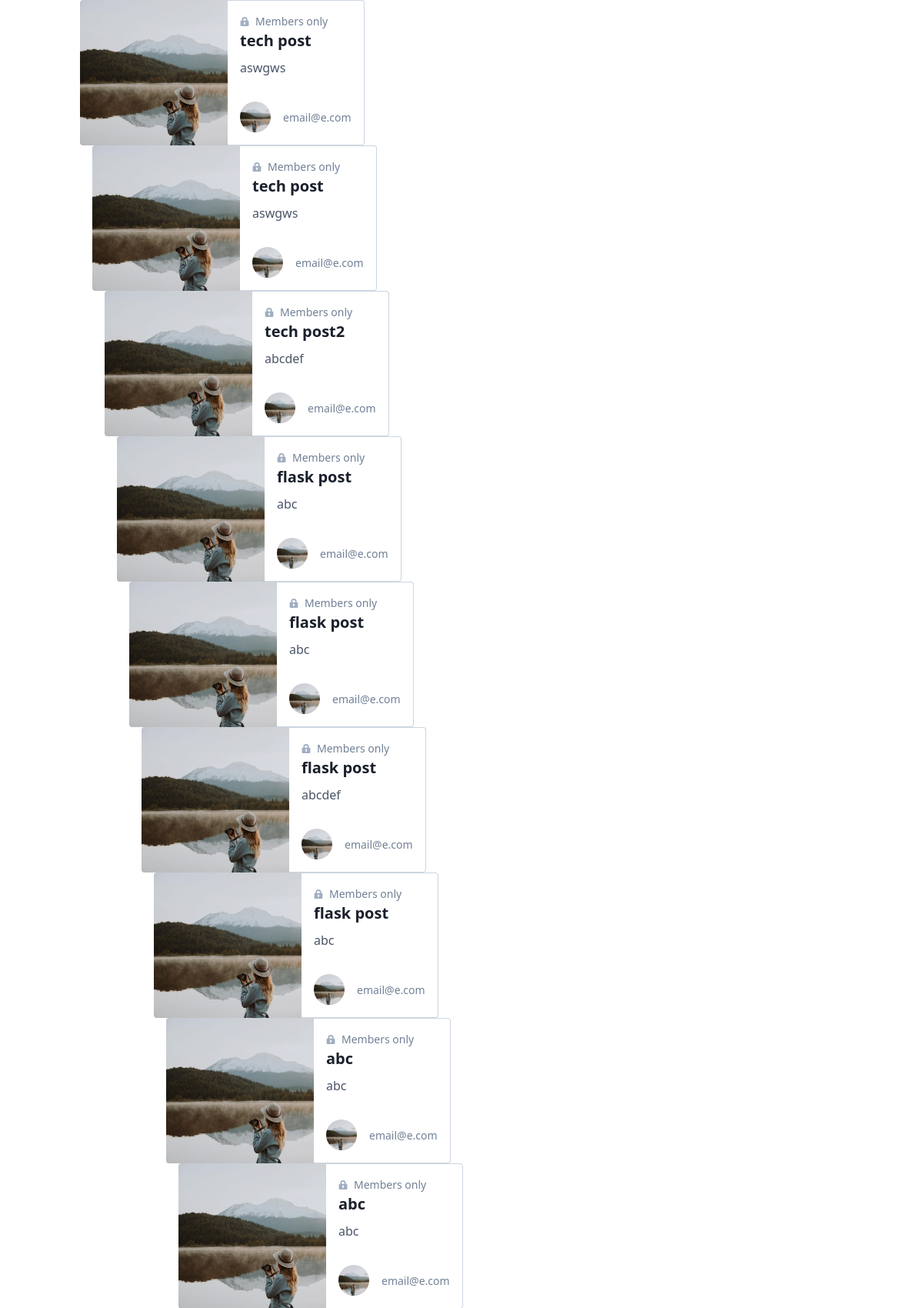
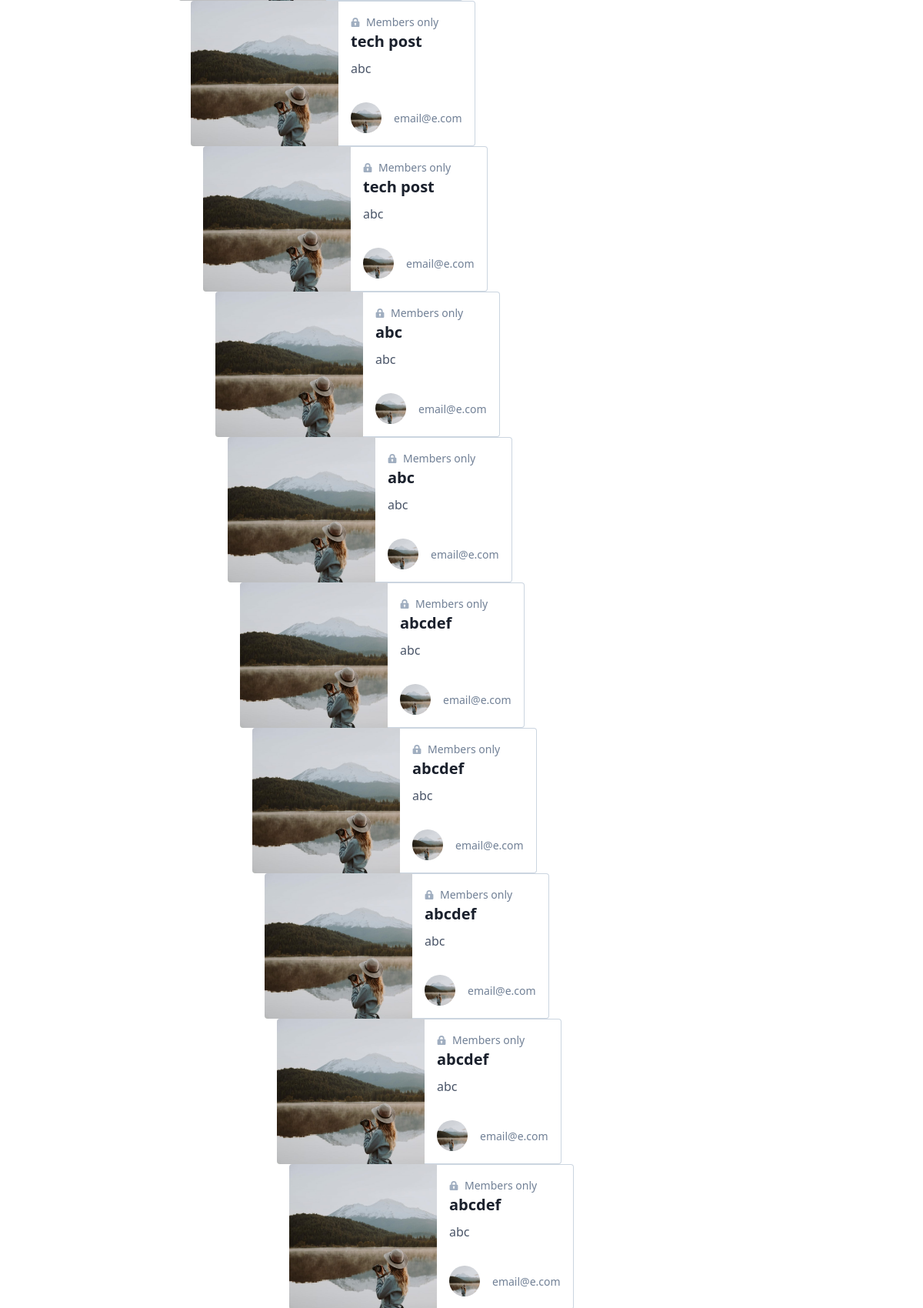
Screenshot of /home (signed in, upper part) with the database file from the repository (2 pictures, top to bottom).
### diaryapp/models.py (models this page shows, shortened)
class Post(db.Model):
	id = db.Column(db.Integer, primary_key = True)
	title = db.Column(db.String(100))
	date_posted = db.Column(db.DateTime, nullable = False, default = datetime.utcnow)
	text_content = db.Column(db.Text, nullable = False)
	user_id = db.Column(db.Integer, db.ForeignKey('user.id'), nullable = False)

class User(db.Model, UserMixin):
	id = db.Column(db.Integer, primary_key = True)
	username = db.Column(db.String(25), unique = True, nullable = False)
	email = db.Column(db.String(100), unique = True, nullable = False)
	image_file = db.Column(db.String(25), default = 'default.jpg', nullable = False)
	password = db.Column(db.String(60), nullable = False)
	posts = db.relationship('Post', backref='author', lazy=True)
	def __repr__(self):
		return self.username

### diaryapp/routes.py (the view)
@app.route('/')
@app.route('/home')
def home():
	image_file = url_for('static', filename='profile/' + current_user.image_file)
	return render_template('home.html', posts = Post.query.all(), image_file = image_file)

### diaryapp/models.py (called while the page is built)
@login_manager.user_loader
def load_user(user_id):
	return User.query.get(int(user_id))

### diaryapp/templates/home.html (shortened to what this page needs)
{% extends "layout.html" %}
{% block content %}
{% for post in posts %}
<div class="container mx-auto px-4">
<div class="max-w-sm w-full lg:max-w-full lg:flex">
  <div class="h-48 lg:h-auto lg:w-48 flex-none bg-cover rounded-t lg:rounded-t-none lg:rounded-l text-center overflow-hidden" style="background-image: url('{{image_file}}')" title="Woman holding a mug">
  </div>
  <div class="border-r border-b border-l border-gray-400 lg:border-l-0 lg:border-t lg:border-gray-400 bg-white rounded-b lg:rounded-b-none lg:rounded-r p-4 flex flex-col justify-between leading-normal">
    <div class="mb-8">
      <p class="text-sm text-gray-600 flex items-center">
        <svg class="fill-current text-gray-500 w-3 h-3 mr-2" xmlns="http://www.w3.org/2000/svg" viewBox="0 0 20 20">
          <path d="M4 8V6a6 6 0 1 1 12 0v2h1a2 2 0 0 1 2 2v8a2 2 0 0 1-2 2H3a2 2 0 0 1-2-2v-8c0-1.1.9-2 2-2h1zm5 6.73V17h2v-2.27a2 2 0 1 0-2 0zM7 6v2h6V6a3 3 0 0 0-6 0z" />
        </svg>
        Members only
      </p>
      <div class="text-gray-900 font-bold text-xl mb-2">{{ post.title }}</div>
      <p class="text-gray-700 text-base">{{ post.author }}</p>
    </div>
    <div class="flex items-center">
    <img class="w-10 h-10 rounded-full mr-4" src="{{ image_file }}" alt="Image">
      <div class="text-sm">
        <p class="text-gray-600">{{ current_user.email }}</p>
      </div>
    </div>
</div>
</div>
{% endfor %}
{% endblock %}

### rows the page displays
Post: title "tech post", author "aswgws"
User: email "email@e.com"
Post: title "tech post", author "aswgws"
Post: title "tech post2", author "abcdef"
Post: title "flask post", author "abc"
Post: title "flask post", author "abc"
Post: title "flask post", author "abcdef"
Post: title "flask post", author "abc"
Post: title "abc", author "abc"
Post: title "abc", author "abc"
Post: title "tech post", author "abc"
Post: title "tech post", author "abc"
Post: title "abc", author "abc"
Post: title "abc", author "abc"
Post: title "abcdef", author "abc"
Post: title "abcdef", author "abc"
Post: title "abcdef", author "abc"
Post: title "abcdef", author "abc"
Post: title "abcdef", author "abc"
